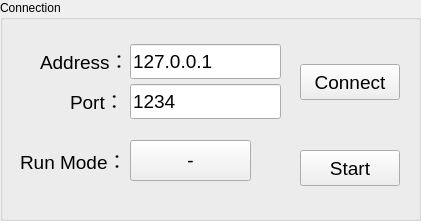
      <widget class="QGroupBox" name="groupBox_6">
       <property name="geometry">
        <rect>
         <x>340</x>
         <y>10</y>
         <width>421</width>
         <height>221</height>
        </rect>
       </property>
       <property name="title">
        <string>Connection</string>
       </property>
       <widget class="QLineEdit" name="AddressEdit">
        <property name="geometry">
         <rect>
          <x>130</x>
          <y>44</y>
          <width>151</width>
          <height>35</height>
         </rect>
        </property>
        <property name="font">
         <font>
          <pointsize>14</pointsize>
         </font>
        </property>
        <property name="text">
         <string>127.0.0.1</string>
        </property>
       </widget>
       <widget class="QLabel" name="label">
        <property name="geometry">
         <rect>
          <x>40</x>
          <y>50</y>
          <width>121</width>
          <height>20</height>
         </rect>
        </property>
        <property name="font">
         <font>
          <pointsize>14</pointsize>
         </font>
        </property>
        <property name="text">
         <string>Address：</string>
        </property>
       </widget>
       <widget class="QLineEdit" name="PortEdit">
        <property name="geometry">
         <rect>
          <x>130</x>
          <y>84</y>
          <width>151</width>
          <height>35</height>
         </rect>
        </property>
        <property name="font">
         <font>
          <pointsize>14</pointsize>
         </font>
        </property>
        <property name="text">
         <string>1234</string>
        </property>
       </widget>
       <widget class="QPushButton" name="puB_connect">
        <property name="geometry">
         <rect>
          <x>300</x>
          <y>64</y>
          <width>100</width>
          <height>36</height>
         </rect>
        </property>
        <property name="font">
         <font>
          <pointsize>14</pointsize>
         </font>
        </property>
        <property name="whatsThis">
         <string/>
        </property>
        <property name="text">
         <string>Connect</string>
        </property>
       </widget>
       <widget class="QLabel" name="label_2">
        <property name="geometry">
         <rect>
          <x>70</x>
          <y>90</y>
          <width>71</width>
          <height>20</height>
         </rect>
        </property>
        <property name="font">
         <font>
          <pointsize>14</pointsize>
         </font>
        </property>
        <property name="text">
         <string>Port：</string>
        </property>
       </widget>
       <widget class="QLabel" name="label_4">
        <property name="geometry">
         <rect>
          <x>20</x>
          <y>150</y>
          <width>111</width>
          <height>20</height>
         </rect>
        </property>
        <property name="font">
         <font>
          <pointsize>14</pointsize>
         </font>
        </property>
        <property name="text">
         <string>Run Mode：</string>
        </property>
       </widget>
       <widget class="QPushButton" name="puB_runMode">
        <property name="geometry">
         <rect>
          <x>130</x>
          <y>140</y>
          <width>121</width>
          <height>41</height>
         </rect>
        </property>
        <property name="font">
         <font>
          <pointsize>14</pointsize>
         </font>
        </property>
        <property name="text">
         <string>-</string>
        </property>
       </widget>
       <widget class="QPushButton" name="puB_start">
        <property name="geometry">
         <rect>
          <x>300</x>
          <y>150</y>
          <width>100</width>
          <height>36</height>
         </rect>
        </property>
        <property name="font">
         <font>
          <pointsize>14</pointsize>
         </font>
        </property>
        <property name="text">
         <string>Start</string>
        </property>
       </widget>
      </widget>
